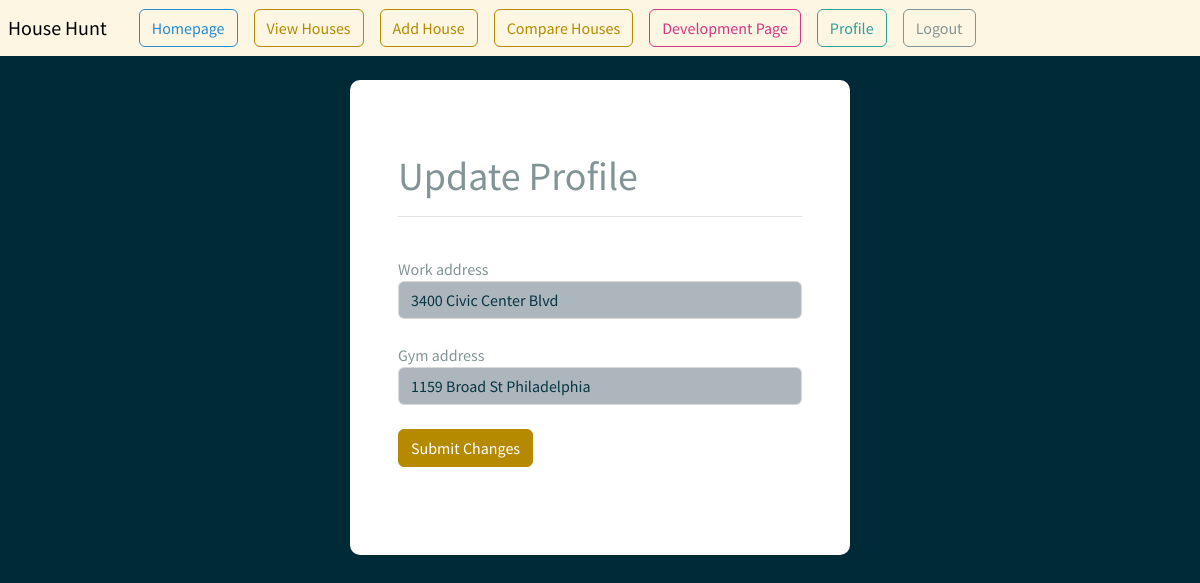
The page /update-profile (signed in) on the database its author committed.
### house_log/models.py (models this page shows, shortened)
class Profile(models.Model):
    user = models.OneToOneField(User, on_delete=models.CASCADE, null=True)
    work_address = models.CharField(max_length=1000, blank=True, null=True)
    gym_address = models.CharField(max_length=1000, blank=True, null=True)

### house_log/views.py (the view)
# urls.py: path('update-profile', views.Update_Profile, name='update-profile'),
@login_required(login_url='mylogin')
def Update_Profile(request):
    user_profile = get_object_or_404(Profile, user=request.user)
    form = UpdateProfileForm(instance=user_profile)
    if request.method == 'POST':
        form = UpdateProfileForm(request.POST, instance=user_profile)
        if form.is_valid():
            form.save()
            return redirect('user-profile')
    context = {'form': form}
    return render(request, 'profile/update-profile.html', context=context)

### house_log/forms.py
class UpdateProfileForm(ModelForm):
    class Meta:
        model = Profile
        fields = ['work_address', 'gym_address']
        exclude = ['user']

### templates/profile/update-profile.html (shortened to what this page needs)
{% load static %}
{% load crispy_forms_tags %}
<html>
    <head>
        <link rel="stylesheet" type="text/css" href="https://bootswatch.com/5/solar/bootstrap.min.css">
        <link rel="stylesheet" type="text/css" href="{% static 'css/styles.css' %}">
    </head>
    {% include 'profile/base.html' %}
    <br>
    <div class="container bg-white shadow-md p-5 form-layout">
        <br>
        <h1> Update Profile </h1>
        <hr>
        <br>
        <form method="POST" autocomplete="off">
            {{ form.work_address|as_crispy_field }}
            <br>
            {{ form.gym_address|as_crispy_field }}
            <br>
            <input class="btn btn-primary navbar-btn" type="submit" value="Submit Changes"/>
            <br> <br>
        </form>
    </div>
    <br>
    </html>

### static/css/styles.css (style rules this page uses)
.form-Layout { border-radius: 10px; width: 500px; }

### rows shown on the page
Profile: work_address "3400 Civic Center Blvd", gym_address "1159 Broad St Philadelphia"
